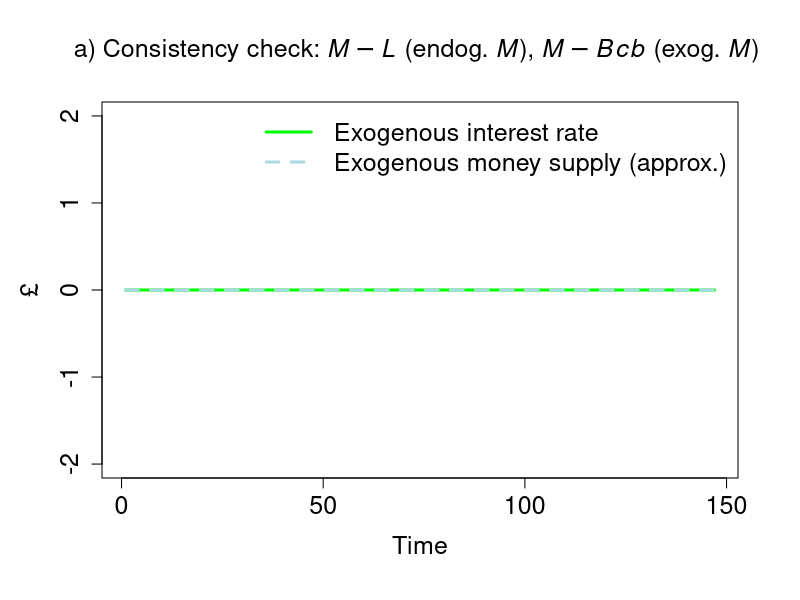
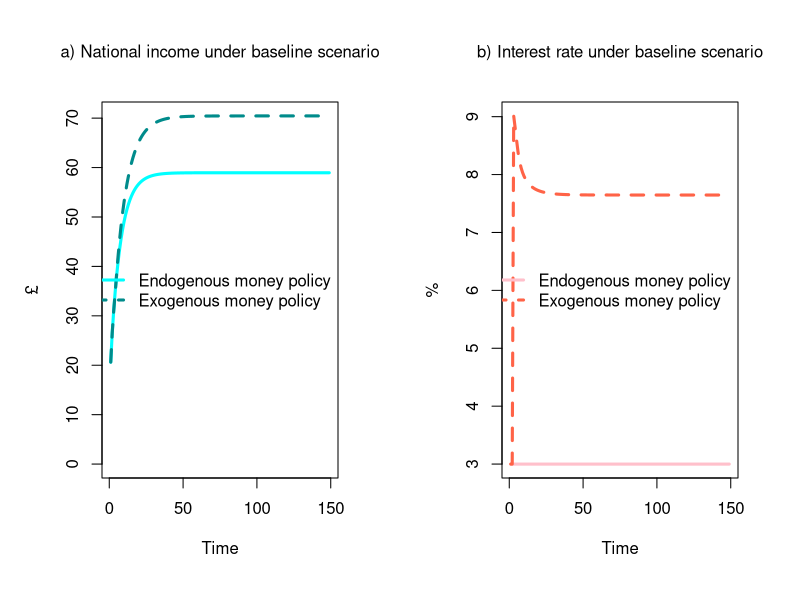
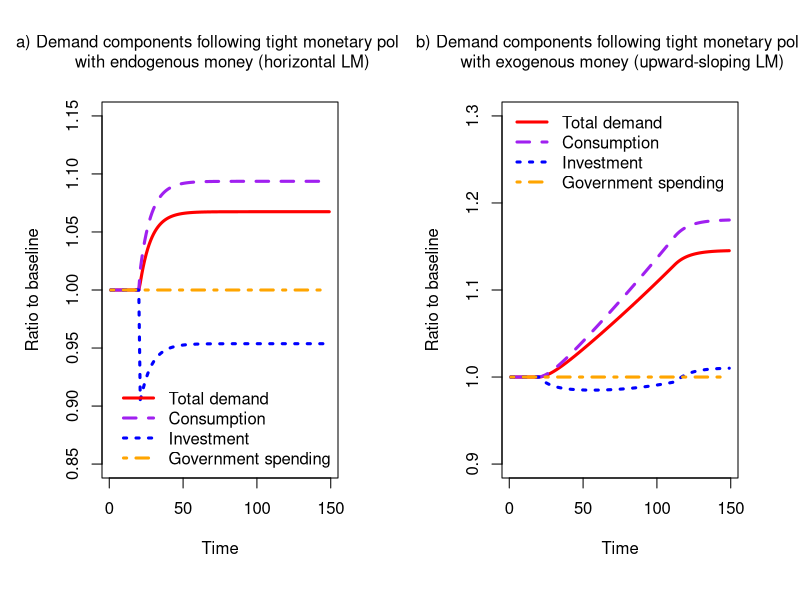

Write R code to recreate these figures, in order.
# ~~~~~~~~~~~~~~~~~~~~~~~~~~~~~~~~~~~~~~~~~~~~~~~~~~~~~~~~~~~~~~~~~~~~~~~~~~~~~
# A dynamic, stock-flow consistent (SFC) IS-LM model: basic (short-run) version
#
# Companion code to:
#   Veronese Passarella, M. (2026). "Mr. Keynes and the 'Classics' (Almost) a
#   Century Later: Reviewing the IS-LM Model." Journal of Post Keynesian
#   Economics. Open access. DOI: 10.1080/01603477.2026.2734483
#
# Author:  Marco Veronese Passarella
# Version: 2 October 2026
#
# What this script does.
#   It builds and simulates the basic short-run SFC IS-LM model of the paper
#   under two closures (endogenous money or flat LM, and exogenous money or
#   upward-sloping LM), performs an accounting consistency check, and then
#   reproduces the figures of the paper. With Stype = 0 it generates the
#   baseline dynamics (Figure 2) and the tight-money experiment (Figure 3).
#   With Stype = 1 it generates the expansionary experiment (Figure 5).
#
# Licence.
#   This code is released under the Creative Commons Attribution-NonCommercial
#   4.0 International licence (CC BY-NC 4.0), as stated in the LICENSE file of
#   this repository. The article itself is open access under a Creative Commons
#   Attribution (CC BY) licence. If you use or adapt the code, please cite the
#   paper above.
#
# How to use.
#   Set Stype to choose the experiment (0 = tight money, 1 = expansionary),
#   then run the whole script. The figures are drawn on screen.
#
# Variable legend.
#   Flows.  I investment, S saving, Y national income, C consumption,
#           G government spending, TAX taxes, YD disposable income,
#           W labour income, A internal funds (retained profits),
#           g growth rate of national income.
#   Stocks. M money supply, L liquidity demand, V net wealth,
#           Bs bills supplied by the government, Bh bills held by households,
#           Bcb bills held by the central bank.
#   Rates.  rb interest rate on bills, rshock shock to the interest rate,
#           Mshock shock to the money supply.
#   Scenarios (rows of each matrix).
#           1 endogenous money, baseline
#           2 endogenous money, policy shock
#           3 exogenous money, baseline
#           4 exogenous money, policy shock
#           5 exogenous money with zero lower bound, baseline
#           6 exogenous money with zero lower bound, policy shock
# ~~~~~~~~~~~~~~~~~~~~~~~~~~~~~~~~~~~~~~~~~~~~~~~~~~~~~~~~~~~~~~~~~~~~~~~~~~~~~

# PREPARE THE WORKSPACE ####
# Clear environment
rm(list = ls(all = TRUE))

# Clear plots
if (!is.null(dev.list())) dev.off()

# Clear console
cat("\014")

# Number of periods
nPeriods = 150

# Number of scenarios (see the legend above)
nScenarios = 6

# SET THE COEFFICIENTS (PARAMETERS AND EXOGENOUS VARIABLES) ####
iota0 = 2       # Autonomous investment
iota1 = 20      # Interest rate elasticity of investment (absolute value)
iota2 = 0.05    # Elasticity of investment to expected demand
alpha1 = 0.6    # Marginal propensity to consume out of disposable income
alpha2 = 0.4    # Marginal propensity to consume out of net wealth
lambda0 = 0.1   # Autonomous share of liquidity demand to net wealth
lambda1 = 0.1   # Elasticity of liquidity demand to disposable income
lambda2 = 2     # Interest rate elasticity of liquidity demand (absolute value)
G0 = 10         # Government spending
M0 = 1          # Initial value of the money supply (when money is exogenous)
r0 = 0.03       # Target policy rate
theta = 0.2     # Average tax rate on gross household income

# CREATE VARIABLES AND ASSIGN INITIAL VALUES ####
# Flows
I = matrix(data = 0, nrow = nScenarios, ncol = nPeriods)    # Investment
S = matrix(data = 0, nrow = nScenarios, ncol = nPeriods)    # Saving
Y = matrix(data = 0, nrow = nScenarios, ncol = nPeriods)    # National income
g = matrix(data = 0, nrow = nScenarios, ncol = nPeriods)    # Growth rate of income
TAX = matrix(data = 0, nrow = nScenarios, ncol = nPeriods)  # Tax revenue
C = matrix(data = 0, nrow = nScenarios, ncol = nPeriods)    # Consumption
G = matrix(data = G0, nrow = nScenarios, ncol = nPeriods)   # Government spending
YD = matrix(data = 0, nrow = nScenarios, ncol = nPeriods)   # Disposable income
W = matrix(data = 0, nrow = nScenarios, ncol = nPeriods)    # Labour income
A = matrix(data = 0, nrow = nScenarios, ncol = nPeriods)    # Internal funds

# Stocks
M = matrix(data = 0, nrow = nScenarios, ncol = nPeriods)    # Money supply
Mshock = matrix(data = 0, nrow = nScenarios, ncol = nPeriods)  # Shock to money supply
L = matrix(data = 0, nrow = nScenarios, ncol = nPeriods)    # Liquidity demand
V = matrix(data = 0, nrow = nScenarios, ncol = nPeriods)    # Net wealth
Bs = matrix(data = 0, nrow = nScenarios, ncol = nPeriods)   # Bills supplied by the government
Bh = matrix(data = 0, nrow = nScenarios, ncol = nPeriods)   # Bills held by households
Bcb = matrix(data = 0, nrow = nScenarios, ncol = nPeriods)  # Bills held by the central bank

# Rates
rb = matrix(data = r0, nrow = nScenarios, ncol = nPeriods)      # Interest rate on bills
rshock = matrix(data = 0, nrow = nScenarios, ncol = nPeriods)   # Shock to the interest rate

# CHOOSE THE TYPE OF MONETARY POLICY SHOCK ####
# Note. Stype = 0 is a tight shock, Stype = 1 is an expansionary shock
Stype = 0

if (Stype == 0) {
  Mshock0 = -0.03
  rshock0 = 0.02
}
if (Stype == 1) {
  Mshock0 = 0.09
  rshock0 = -0.03
}

# RUN THE MODEL ####
# Note. Each period is solved by iteration (Gauss-Seidel), so the order of the
# equations within a period does not matter: 200 iterations are more than
# enough for the within-period values to converge to the simultaneous solution.

# Loop over scenarios
for (j in 1:nScenarios) {

  # Loop over time
  for (i in 2:nPeriods) {

    # Loop for the iterative (within-period) solution
    for (iterations in 1:200) {

      # Endogenous-money shock, applied from period 21 onward
      if (j == 2 && i > 20) {rshock[j, i] = rshock0}

      # Exogenous-money shock (with or without the zero lower bound), from period 21
      if ((j == 4 || j == 6) && i > 20) {Mshock[j, i] = Mshock0}

      # Fiscal block
      G[j, i] = G0
      TAX[j, i] = theta * (W[j, i] + rb[j, i - 1] * Bh[j, i - 1])

      # IS block (flows)
      I[j, i] = iota0 - iota1 * rb[j, i - 1] + iota2 * Y[j, i - 1]
      S[j, i] = YD[j, i] - C[j, i]
      YD[j, i] = W[j, i] + rb[j, i - 1] * Bh[j, i - 1] - TAX[j, i]
      W[j, i] = Y[j, i] - A[j, i]
      A[j, i] = I[j, i]
      Y[j, i] = C[j, i] + I[j, i] + G[j, i]
      C[j, i] = alpha1 * YD[j, i] + alpha2 * V[j, i - 1]

      # LM block (stocks)
      L[j, i] = lambda0 * V[j, i] + lambda1 * YD[j, i] - lambda2 * rb[j, i] * V[j, i]
      Bs[j, i] = Bs[j, i - 1] + G[j, i] + rb[j, i - 1] * (Bs[j, i - 1] - Bcb[j, i - 1]) - TAX[j, i]
      Bcb[j, i] = Bs[j, i] - Bh[j, i]
      Bh[j, i] = V[j, i] - L[j, i]
      V[j, i] = V[j, i - 1] + S[j, i]

      # Closure A. Endogenous money (flat LM): the rate is set, money adjusts
      if (j == 1 || j == 2) {
        M[j, i] = Bcb[j, i]
        rb[j, i] = r0 + rshock[j, i]
      }

      # Closure B. Exogenous money (upward-sloping LM): money is set, the rate
      # clears the money market. A one-period lag avoids simultaneity
      if (i > 3 && j > 2) {
        rb[j, i] = (lambda0 * V[j, i] + lambda1 * YD[j, i] - M[j, i]) / (lambda2 * V[j, i])
        M[j, 3] = M0
        # Friedman-like money rule, with a zero floor on the money stock
        M[j, i] = max(0, M[j, i - 1] * (1 + g[j, i - 1]) + Mshock[j, i])
        # Zero lower bound (scenarios 5 and 6)
        if (j > 4 && rb[j, i - 1] <= 0) {
          rb[j, i] = 0
          M[j, i] = Bcb[j, i]
        }
      }

      # Growth rate of national income (used by the money rule above)
      if (i > 3) {g[j, i] = Y[j, i] / Y[j, i - 1] - 1}

    }
  }
}

# CONSISTENCY CHECK (REDUNDANT EQUATION) ####
# Note. By Walras' Law one equation is redundant. Under endogenous money the
# hidden equation is M = L, so (M - L) should be nil for scenario 1.
error = 0
for (i in 2:(nPeriods - 1)) {error = error + (M[1, i] - L[1, i])^2}
aerror = error / nPeriods

if (aerror < 0.01) {
  cat(" *********************************** \n Good news! The model is watertight! \n", "Average error =", aerror, "< 0.01 \n", "Cumulative error =", error, "\n ***********************************")
} else {
  if (aerror < 1) {
    cat(" *********************************** \n Minor issues with model consistency \n", "Average error =", aerror, "> 0.01 \n", "Cumulative error =", error, "\n ***********************************")
  } else {
    cat(" ******************************************* \n Warning: the model is not fully consistent! \n", "Average error =", aerror, "> 1 \n", "Cumulative error =", error, "\n *******************************************")
  }
}

# PLOT THE CONSISTENCY CHECK ####
# Define the layout
layout(matrix(c(1), 1, 1, byrow = TRUE))
par(mar = c(5.1 + 1, 4.1 + 1, 4.1 + 1, 2.1 + 1))

# Display the redundant equation under both closures
plot(M[1, 4:nPeriods] - L[1, 4:nPeriods], type = "l", col = "green", lwd = 3, lty = 1, font.main = 1, cex.main = 1.5,
     main = expression("a) Consistency check: " * italic(M) - italic(L) * " (endog. " * italic(M) * "), " * italic(M) - italic(Bcb) * " (exog. " * italic(M) * ") "),
     cex.axis = 1.5, cex.lab = 1.5, ylab = '£',
     xlab = 'Time', ylim = range(-2, 2))
lines((M[3, 4:nPeriods] - Bcb[3, 4:nPeriods]), col = "lightblue", lwd = 3, lty = 2)
legend("topright", c("Exogenous interest rate", "Exogenous money supply (approx.)"), bty = "n",
       cex = 1.5, lty = c(1, 2), lwd = c(3, 3), col = c("green", "lightblue"), box.lty = 0)

# REPRODUCE THE FIGURES OF THE PAPER ####
# Tight-money experiment (Stype = 0): Figure 2 (baseline) and Figure 3 (shock)
if (Stype == 0) {

  # Figure 2
  layout(matrix(c(1, 2), 1, 2, byrow = TRUE))
  par(mar = c(5.1 + 1, 4.1 + 1, 4.1 + 1, 2.1 + 1))

  # National income under the baseline
  plot(Y[1, 2:nPeriods], type = "l", col = "cyan", lwd = 3, lty = 1, font.main = 1, cex.main = 1,
       main = "a) National income under baseline scenario",
       cex.axis = 1, cex.lab = 1, ylab = '£',
       xlab = 'Time', ylim = range(0, max(Y[3, 2:nPeriods])))
  lines(Y[3, 2:nPeriods], col = "cyan4", lwd = 3, lty = 2)
  legend("right", c("Endogenous money policy", "Exogenous money policy"), bty = "n",
         cex = 1, lty = c(1, 2), lwd = c(3, 3), col = c("cyan", "cyan4"), box.lty = 0)

  # Interest rate under the baseline
  plot(rb[1, 2:nPeriods] * 100, type = "l", col = "pink", lwd = 3, lty = 1, font.main = 1, cex.main = 1,
       main = "b) Interest rate under baseline scenario",
       cex.axis = 1, cex.lab = 1, ylab = '%',
       xlab = 'Time', ylim = range(min(rb[3, 2:nPeriods] * 100), max(rb[3, 2:nPeriods] * 100)))
  lines(rb[3, 2:nPeriods] * 100, col = "tomato", lwd = 3, lty = 2)
  abline(h = 0, col = 1, lwd = 1, lty = 3)
  legend("right", c("Endogenous money policy", "Exogenous money policy"), bty = "n",
         cex = 1, lty = c(1, 2), lwd = c(3, 3), col = c("pink", "tomato"), box.lty = 0)


  # Figure 3
  layout(matrix(c(1, 2), 1, 2, byrow = TRUE))
  par(mar = c(5.1 + 1, 4.1 + 1, 4.1 + 1, 2.1 + 1))

  # Demand components after a tight shock, endogenous money
  plot(Y[2, 2:nPeriods] / Y[1, 2:nPeriods], type = "l", col = "red1", lwd = 3, lty = 1, font.main = 1, cex.main = 1,
       main = "a) Demand components following tight monetary policy \n with endogenous money (horizontal LM)",
       cex.axis = 1, cex.lab = 1, ylab = 'Ratio to baseline',
       xlab = 'Time', ylim = range(0.85, 1.15))
  lines(C[2, 2:nPeriods] / C[1, 2:nPeriods], col = "purple", lwd = 3, lty = 2)
  lines(I[2, 2:nPeriods] / I[1, 2:nPeriods], col = "blue", lwd = 3, lty = 3)
  lines(G[2, 2:nPeriods] / G[1, 2:nPeriods], col = "orange", lwd = 3, lty = 4)
  legend("bottomright", c("Total demand", "Consumption", "Investment", "Government spending"), bty = "n",
         cex = 1, lty = c(1, 2, 3, 4), lwd = c(3, 3, 3, 3), col = c("red1", "purple", "blue", "orange"), box.lty = 0)

  # Demand components after a tight shock, exogenous money
  plot(Y[4, 2:nPeriods] / Y[3, 2:nPeriods], type = "l", col = "red1", lwd = 3, lty = 1, font.main = 1, cex.main = 1,
       main = "b) Demand components following tight monetary policy \n with exogenous money (upward-sloping LM)",
       cex.axis = 1, cex.lab = 1, ylab = 'Ratio to baseline',
       xlab = 'Time', ylim = range(0.9, 1.3))
  lines(C[4, 2:nPeriods] / C[3, 2:nPeriods], col = "purple", lwd = 3, lty = 2)
  lines(I[4, 2:nPeriods] / I[3, 2:nPeriods], col = "blue", lwd = 3, lty = 3)
  lines(G[4, 2:nPeriods] / G[3, 2:nPeriods], col = "orange", lwd = 3, lty = 4)
  legend("topleft", c("Total demand", "Consumption", "Investment", "Government spending"), bty = "n",
         cex = 1, lty = c(1, 2, 3, 4), lwd = c(3, 3, 3, 3), col = c("red1", "purple", "blue", "orange"), box.lty = 0)

}

# Expansionary experiment (Stype = 1): Figure 5
if (Stype == 1) {

  # Figure 5
  layout(matrix(c(1, 2, 3, 4), 2, 2, byrow = TRUE))
  par(mar = c(5.1 + 1, 4.1 + 1, 4.1 + 1, 2.1 + 1))

  # Interest rate under alternative expansionary rules (including the ZLB)
  plot(rb[2, 2:nPeriods] * 100, type = "l", col = "pink", lwd = 3, lty = 1, font.main = 1.2, cex.main = 1.2,
       main = "a) Interest rate after expans. monetary policy",
       cex.axis = 1.2, cex.lab = 1.2, ylab = '%',
       xlab = 'Time', ylim = range(-9, 9))
  lines(rb[4, 2:nPeriods] * 100, col = "tomato", lwd = 3, lty = 2)
  lines(rb[6, 2:nPeriods] * 100, col = "purple", lwd = 3, lty = 3)
  abline(h = 0, col = 1, lwd = 1, lty = 3)
  legend("topright", c("Interest rate policy", "Quantitative policy", "Quantitative policy with ZLB"), bty = "n",
         cex = 1.2, lty = c(1, 2, 3), lwd = c(3, 3, 3), col = c("pink", "tomato", "purple"), box.lty = 0)

  # Demand components, endogenous money
  plot(Y[2, 2:nPeriods] / Y[1, 2:nPeriods], type = "l", col = "red1", lwd = 3, lty = 1, font.main = 1.2, cex.main = 1.2,
       main = "b) Demand components following expans. monetary policy \n with endogenous money (horizontal LM)",
       cex.axis = 1.2, cex.lab = 1.2, ylab = 'Ratio to baseline',
       xlab = 'Time', ylim = range(0.85, 1.15))
  lines(C[2, 2:nPeriods] / C[1, 2:nPeriods], col = "purple", lwd = 3, lty = 2)
  lines(I[2, 2:nPeriods] / I[1, 2:nPeriods], col = "blue", lwd = 3, lty = 3)
  lines(G[2, 2:nPeriods] / G[1, 2:nPeriods], col = "orange", lwd = 3, lty = 4)
  legend("bottomleft", c("Total demand", "Consumption", "Investment", "Government spending"), bty = "n",
         cex = 1.2, lty = c(1, 2, 3, 4), lwd = c(3, 3, 3, 3), col = c("red1", "purple", "blue", "orange"), box.lty = 0)

  # Demand components, exogenous money
  plot(Y[4, 2:nPeriods] / Y[3, 2:nPeriods], type = "l", col = "red1", lwd = 3, lty = 1, font.main = 1.2, cex.main = 1.2,
       main = "c) Demand components following expans. monetary policy \n with exogenous money (upward-sloping LM)",
       cex.axis = 1.2, cex.lab = 1.2, ylab = 'Ratio to baseline',
       xlab = 'Time', ylim = range(0.6, 1.5))
  lines(C[4, 2:nPeriods] / C[3, 2:nPeriods], col = "purple", lwd = 3, lty = 2)
  lines(I[4, 2:nPeriods] / I[3, 2:nPeriods], col = "blue", lwd = 3, lty = 3)
  lines(G[4, 2:nPeriods] / G[3, 2:nPeriods], col = "orange", lwd = 3, lty = 4)
  legend("bottomleft", c("Total demand", "Consumption", "Investment", "Government spending"), bty = "n",
         cex = 1.2, lty = c(1, 2, 3, 4), lwd = c(3, 3, 3, 3), col = c("red1", "purple", "blue", "orange"), box.lty = 0)

  # Demand components, exogenous money with the zero lower bound
  plot(Y[6, 2:nPeriods] / Y[5, 2:nPeriods], type = "l", col = "red1", lwd = 3, lty = 1, font.main = 1.2, cex.main = 1.2,
       main = "d) Demand components following expans. monetary policy \n with exogenous money and ZLB",
       cex.axis = 1.2, cex.lab = 1.2, ylab = 'Ratio to baseline',
       xlab = 'Time', ylim = range(0.7, 1.2))
  lines(C[6, 2:nPeriods] / C[5, 2:nPeriods], col = "purple", lwd = 3, lty = 2)
  lines(I[6, 2:nPeriods] / I[5, 2:nPeriods], col = "blue", lwd = 3, lty = 3)
  lines(G[6, 2:nPeriods] / G[5, 2:nPeriods], col = "orange", lwd = 3, lty = 4)
  legend("bottomleft", c("Total demand", "Consumption", "Investment", "Government spending"), bty = "n",
         cex = 1.2, lty = c(1, 2, 3, 4), lwd = c(3, 3, 3, 3), col = c("red1", "purple", "blue", "orange"), box.lty = 0)

}
